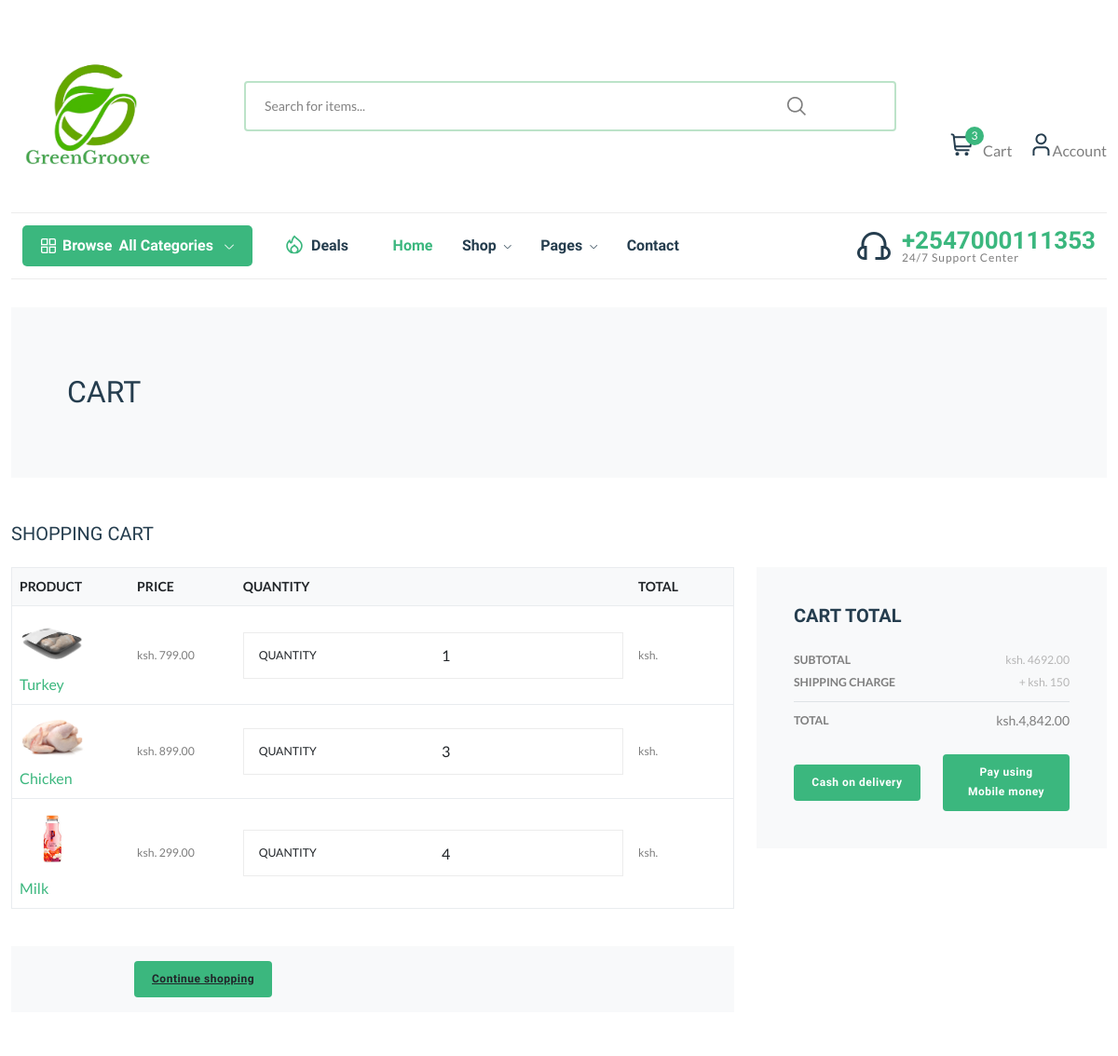
Page /cart/ (signed in, upper part) on the earlier database version.
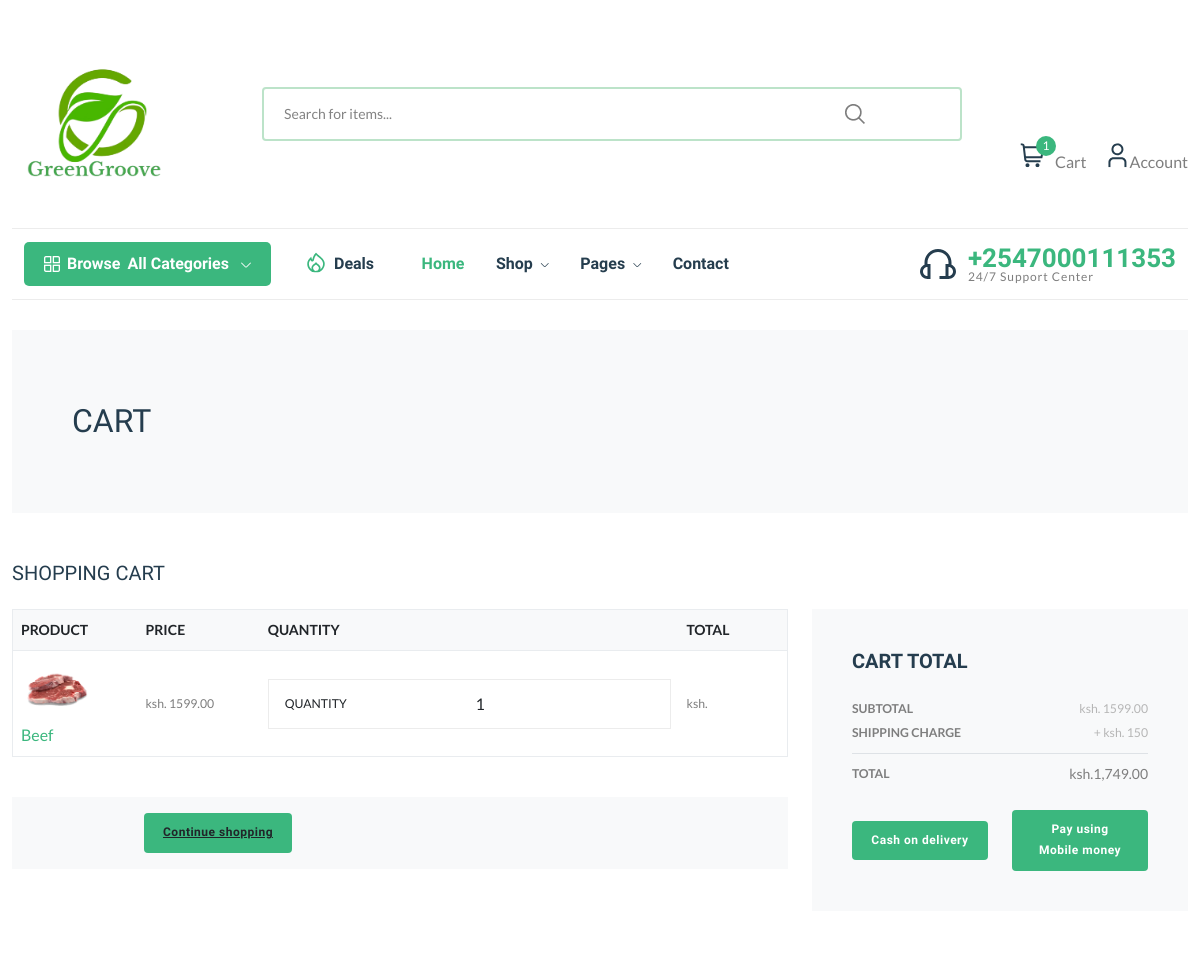
Same page on the later database version.
### store/models.py (models this page shows, shortened)
class CartItem(models.Model):
    cart = models.ForeignKey(Cart, on_delete=models.CASCADE)
    product = models.ForeignKey(Product, on_delete=models.CASCADE)
    quantity = models.PositiveIntegerField(default=1)

class Product(models.Model):
    title = models.CharField(max_length=150, verbose_name="Product Title")
    slug = models.SlugField(max_length=160, verbose_name="Product Slug")
    sku = models.CharField(max_length=255, unique=True, verbose_name="Unique Product ID (SKU)")
    short_description = models.TextField(verbose_name="Short Description")
    detail_description = models.TextField(blank=True, null=True, verbose_name="Detail Description")
    product_image = models.ImageField(upload_to='product', blank=True, null=True, verbose_name="Product Image")
    price = models.DecimalField(max_digits=8, decimal_places=2)
    category = models.ForeignKey(Category, verbose_name="Product Categoy", on_delete=models.CASCADE)
    is_active = models.BooleanField(verbose_name="Is Active?")
    is_featured = models.BooleanField(verbose_name="Is Featured?")
    created_at = models.DateTimeField(auto_now_add=True, verbose_name="Created Date")
    updated_at = models.DateTimeField(auto_now=True, verbose_name="Updated Date")
    class Meta:
        verbose_name_plural = 'Products'
        ordering = ('-created_at', )

### store/views.py (the view)
# urls.py: path('cart/', views.view_cart, name="view-cart"),
@login_required
def view_cart(request):
    cart, created = Cart.objects.get_or_create(user=request.user)
    cart_items = cart.cartitem_set.all()
    cart_subtotal = 0
    for item in cart_items:
        item.total_price = item.quantity * item.product.price
        cart_subtotal += item.total_price
        shipping_fee = 150
        grand_total = cart_subtotal + shipping_fee
        item_total = item.quantity * item.product.price
        context = {
            'item_total' : item_total,
            'cart_items' : cart_items,
            'cart_subtotal' : cart_subtotal,
            'shipping_fee' : shipping_fee,
            'grand_total' : grand_total,
            'cart_items': cart_items
        }
    if cart_items:
        return render(request, 'store/cart.html', context)
    else:
        return render(request, 'store/cart.html', {'cart_items': cart_items})

### store/context_preprocessors.py (called while the page is built)
def store_menu(request):
    categories = Category.objects.filter(is_active=True)
    context = {
        'categories_menu': categories,
    }
    return context

def cart_menu(request):
    if request.user.is_authenticated:
        cart_items= Cart.objects.filter(user=request.user)
        context = {
            'cart_items': cart_items,
        }
    else:
        context = {}
    return context

### templates/store/cart.html (shortened to what the changed rows need)
{% extends 'base.html' %}
{% load static %}
{% load humanize %}
{% block content %}
<div class="container">
    <section class="py-5 bg-light">
        <div class="container">
            <div class="row px-4 px-lg-5 py-lg-4 align-items-center">
                <div class="col-lg-6">
                    <h1 class="h2 text-uppercase mb-0">Cart</h1>
                </div>
            </div>
        </div>
    </section>
    {% if cart_items %}
    <section class="py-5">
        <h2 class="h5 text-uppercase mb-4">Shopping cart</h2>
        <div class="row">
            <div class="col-lg-8 mb-4 mb-lg-0">
                <div class="table-responsive mb-4">
                    <table class="table">
                        <thead class="bg-light">
                            <tr>
                                <th class="border-0" scope="col"> <strong class="text-small text-uppercase">Product</strong></th>
                                <th class="border-0" scope="col"> <strong class="text-small text-uppercase">Price</strong></th>
                                <th class="border-0" scope="col"> <strong class="text-small text-uppercase">Quantity</strong></th>
                                <th class="border-0" scope="col"> <strong class="text-small text-uppercase">Total</strong></th>
                                <th class="border-0" scope="col"> </th>
                            </tr>
                        </thead>
                        <tbody>
                            {% for cart_item in cart_items %}
                            <tr>
                                <th class="pl-0 border-0" scope="row">
                                    <div class="media align-items-center">
                                        {% if cart_item.product.product_image %}
                                        <a class="reset-anchor d-block animsition-link"
                                            href="{% url 'store:product-detail' cart_item.product.slug %}"><img
                                                src="{{cart_item.product.product_image.url}}"
                                                alt="{{cart_item.product.title}}" width="70" /></a>
                                        {% else %}
                                        <a class="reset-anchor d-block animsition-link"
                                            href="{% url 'store:product-detail' cart_item.product.slug %}"><img
                                                src="{% static 'img/product-detail-3.jpg' %}"
                                                alt="{{cart_item.product.title}}" width="70" /></a>
                                        {% endif %}
                                        <div class="media-body ml-3"><strong class="h6"><a
                                                    class="reset-anchor animsition-link"
                                                    href="{% url 'store:product-detail' cart_item.product.slug %}">{{cart_item.product.title}}</a></strong>
                                        </div>
                                    </div>
                                </th>
                                <td class="align-middle border-0">
                                    <p class="mb-0 small">ksh. {{cart_item.product.price}}</p>
                                </td>
                                <td class="align-middle border-0">
                                    <div class="border d-flex align-items-center justify-content-between px-3"><span
                                            class="small text-uppercase text-gray headings-font-family">Quantity</span>
                                        <div class="quantity">
                                            <input class="form-control form-control-sm border-0 shadow-0 p-0"
                                                type="text" value="{{cart_item.quantity}}" />
                                        </div>
                                    </div>
                                </td>
                                <td class="align-middle border-0">
                                    <p class="mb-0 small">ksh. {{item.total_price}}</p>
                                </td>
                                <td class="align-middle border-0"></td>
                            </tr>
                            {% endfor %}
                        </tbody>
                    </table>
                </div>
                <div class="bg-light px-4 py-3">
                    <div class="align-center text-center">
                        <div class="col-md-6 mb-3 mb-md-0 text-md-left"><a class="btn btn-link p-0 text-dark btn-sm"
                                href="{% url 'store:home' %}">Continue
                                shopping</a></div>
                    </div>
                </div>
            </div>
            <div class="col-lg-4">
                <div class="card border-0 rounded-0 p-lg-4 bg-light">
                    <div class="card-body">
                        <h5 class="text-uppercase mb-4">Cart total</h5>
                        <ul class="list-unstyled mb-0">
                            <li class="d-flex align-items-center justify-content-between"><strong
                                    class="text-uppercase small font-weight-bold">Subtotal</strong><span
                                    class="text-muted small">ksh. {{cart_subtotal}}</span></li>
                            <li class="d-flex align-items-center justify-content-between"><strong
                                    class="text-uppercase small font-weight-bold">Shipping Charge</strong><span
                                    class="text-muted small">+ ksh. {{shipping_fee}}</span></li>
                            <li class="border-bottom my-2"></li>
                            <li class="d-flex align-items-center justify-content-between mb-4"><strong
                                    class="text-uppercase small font-weight-bold"> Total</strong><span>ksh.{{grand_total|intcomma}}</span>
                            </li>
                        </ul>
                        <form action="#" id="myform">
                     <div class="row align-items-center text-center">
                        <div class="col-md-6 mb-3 mb-md-0 text-md-left"><a class="btn btn-outline-alert p-0 text-alert btn-sm"
                                href="{% url 'store:checkout' %}">Cash on delivery</a></div>
                        <div class="col-md-6 text-md-right"><a class="btn btn-outline-dark btn-sm"
                             href="{% url 'store:checkout' %}">Pay using Mobile money</a></div>
                    </div>
                  </form>
                </div>
              </div>
            </div>
          </div>
        </section>
        {% else %}
          <div class="text-center py-5">
            <h3 class="mb-3">Your cart is empty.</h3>
            <a href="{% url 'store:home' %}"><i class="fas fa-long-arrow-alt-left mr-2"> </i>Continue shopping</a>
          </div>
        {% endif %}
      </div>
      {% endblock content %}

Differences in the rows shown:
removed CartItem: product.product_image (picture), product "Turkey", product.price "799.00", quantity "1"
removed CartItem: product.product_image (picture), product "Chicken", product.price "899.00", quantity "3"
removed CartItem: product.product_image (picture), product "Milk", product.price "299.00", quantity "4"
added CartItem: product.product_image (picture), product "Beef", product.price "1599.00", quantity "1"
Other differences:
{{ cart_items.count }}: "3" → "1"
{{ cart_subtotal }}: "4692.00" → "1599.00"
{{ grand_total|intcomma }}: "4,842.00" → "1,749.00"
